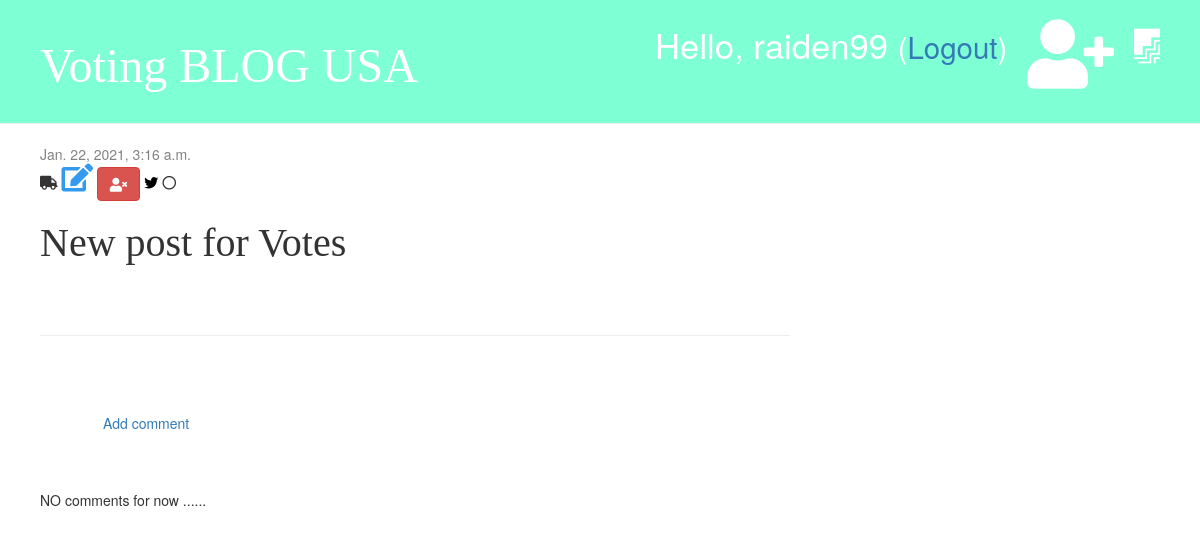
The page /post/15/ (signed in) on the database as committed earlier.
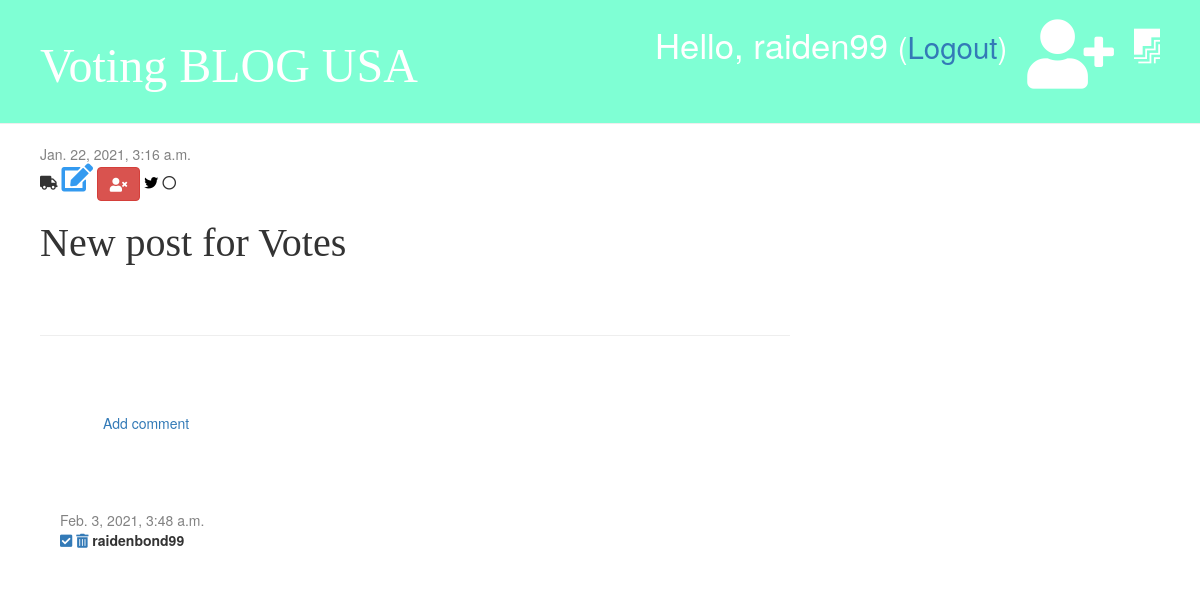
The same page on the database as committed later.
### blog/models.py (models this page shows, shortened)
class Comment(models.Model):
    post = models.ForeignKey('blog.Post', on_delete=models.CASCADE, related_name='comments')
    author = models.CharField(max_length=200)
    text = models.TextField()
    created_date = models.DateTimeField(default=timezone.now)  # when u create comment , the comment create now
    approved = models.BooleanField(default=False)

### blog/views.py (the view)
# urls.py: path('post/<int:pk>/', views.post_detail, name='post_detail'),
def post_detail(request, pk):  # as soon as you click on page
    post = get_object_or_404(Post, pk=pk)
    stuff_for_frontend = {'post': post}
    return render(request, 'blog/post_detail.html', stuff_for_frontend)

### blog/templatetags/markdownify.py (called while the page is built)
@register.filter
def markdown(value):
    renderer = HighlightRenderer()
    markdown = mistune.Markdown(renderer=renderer)
    return markdown(value)

### blog/templates/blog/post_detail.html (shortened to what this page needs)
{% extends 'blog/Base.html' %}
{% load markdownify %}
{% block content %}
        <div class="post">
            {% if post.published_date %}
                <div class="date">
                    {{post.published_date}}
                </div>
             {% else %}
                <a href="{% url 'post_publish' pk=post.pk %}" class="btn btn-primary">Publish</a>
             {% endif %}
                <i class="fa fa-truck" aria-hidden="true"></i>
            {% if user.is_authenticated %}
            <a href="{%url 'post_edit' pk=post.pk %}"><i class="fa fa-edit fa-2x" style="color: #339af0"></i></a>
            {% endif %}
            <a href="{%url 'post_delete' pk=post.pk %}" class="btn btn-danger"
            onclick=" return confirm('Are you sure you want to delete this post?')"><i class="fa fa-user-times"></i></a>
            <i class="fa fa-twitter" style="color:#000000"></i>
            <i class="fa fa-circle-o"></i>
            <h1>{{ post.title }}</h1>
        </div>
        <hr>
        <a href="{%url 'add_comment_to_post' pk=post.pk %}" class="btn btn-secondary">Add comment</a>
        {% for comment in post.comments.all %}
            {% if user.is_authenticated or comment.approved %}
             <div class="comment">
                <div class="date">
                     {{ comment.created_date }}
                </div>
                {% if not comment.approved and user.is_superuser %}
                    <a href="{%url 'comment_approve' pk=comment.pk%}"><i class="fa fa-check-square"></i></a>
                    <a href="{%url 'comment_remove' pk=comment.pk %}"><i class="fa fa-trash-alt"></i></a>
                {% endif %}
                      <strong>{{ comment.author }}</strong>
                      </div>
                {% endif %}
            {% empty %}
                 <p>NO comments for now ......</p>
        {% endfor %}
{% endblock %}

Rows that differ between the two databases and show on the page:
added Comment: created_date "Feb. 3, 2021, 3:48 a.m.", approved False (drawn), author "raidenbond99"
Other text that changed with them:
text no longer shown: "NO comments for now ......"
